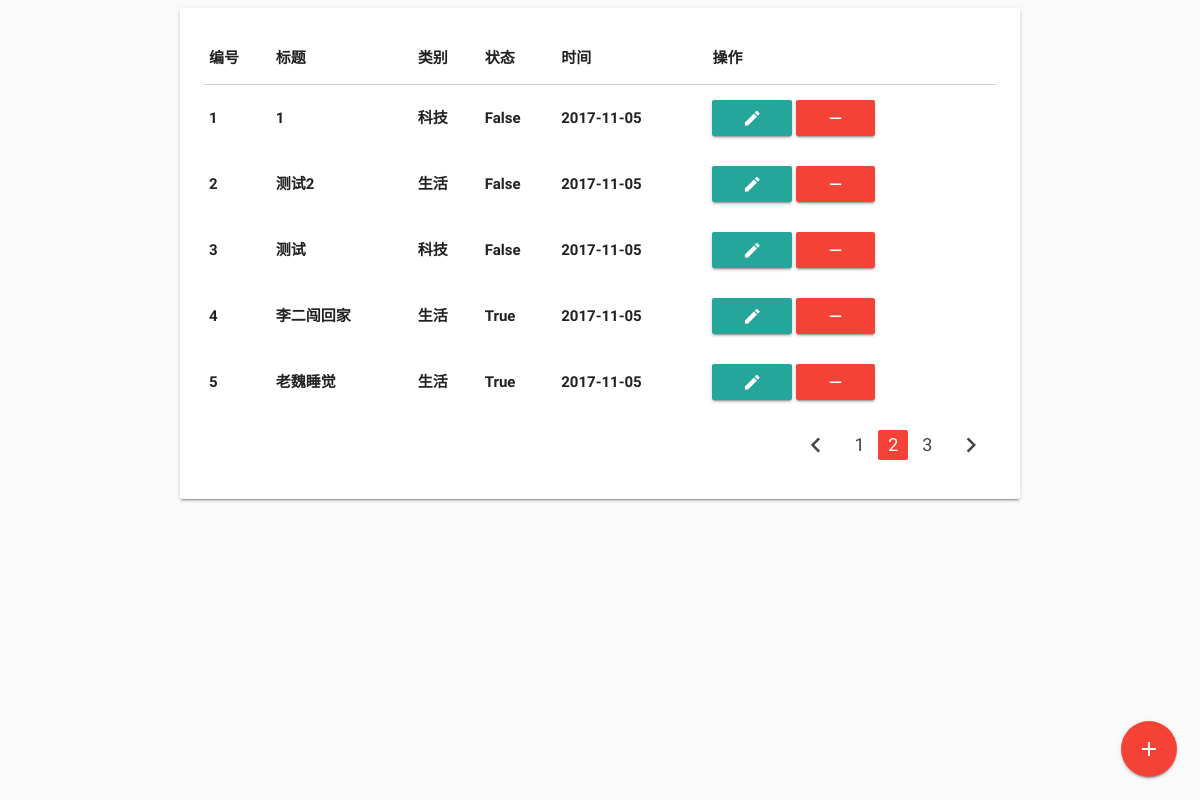
Page /admin/?page=2 on the earlier database version.
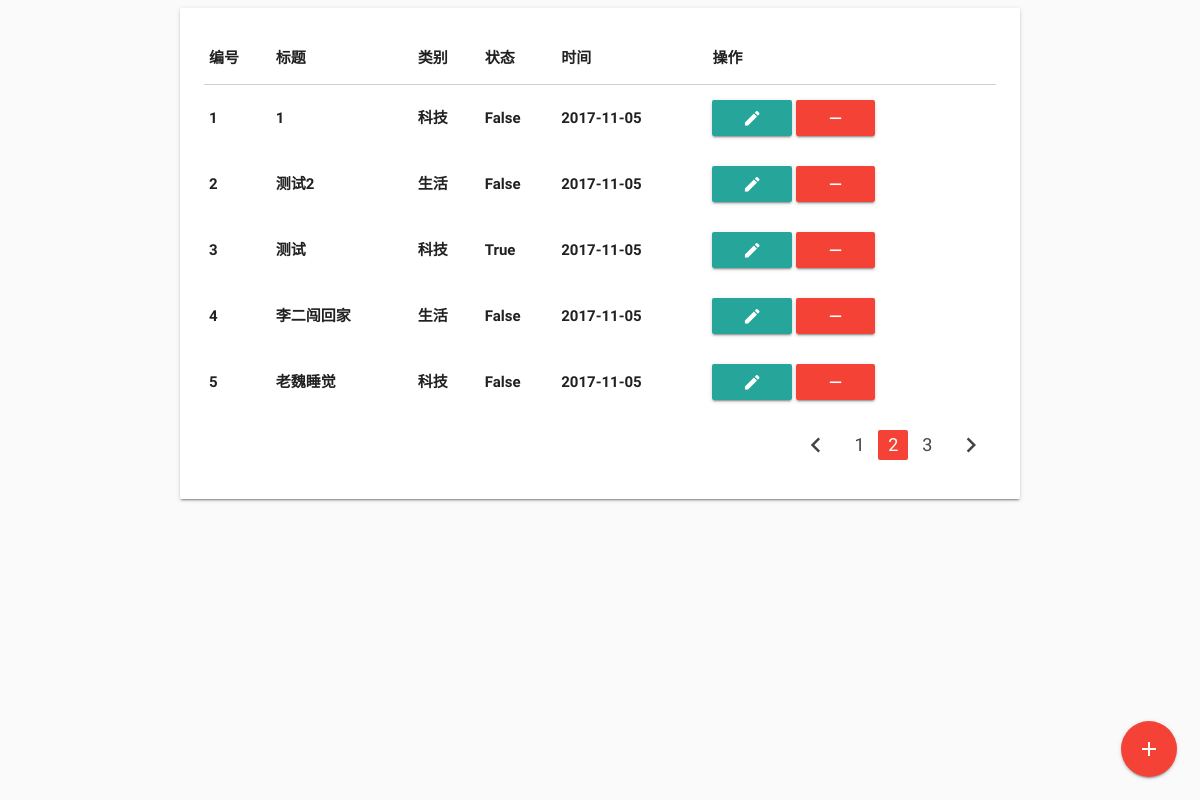
Same page on the later database version.
### app/models.py (models this page shows, shortened)
class News(db.Model):
    __tablename__ = 'news'
    id = db.Column(db.Integer, primary_key=True)
    title = db.Column(db.String(128), nullable=False)
    content = db.Column(db.Text)
    add_time = db.Column(db.DateTime, default=datetime.now)
    is_valid = db.Column(db.Boolean, default=False)
    category_id = db.Column(db.Integer, db.ForeignKey('categorys.id'))

class Category(db.Model):
    __tablename__ = 'categorys'
    id = db.Column(db.Integer, primary_key=True)
    name = db.Column(db.String(16), nullable=False)
    news = db.relationship('News', backref='category')

### app/admin/views.py (the view)
@admin.route('/')
def index():
    page = request.args.get('page', 1, type=int)
    pagination = News.query.order_by(
        News.add_time.desc()
    ).paginate(
        page,
        per_page=5,
    )
    news = pagination.items
    return render_template(
        'admin/index.html',
        news_list=news,
        pagination=pagination
    )

### app/templates/admin/index.html (shortened to what this page needs)
{% extends 'admin/base.html' %}
{% import 'macros.html' as macros %}
{% block content %}
    <div class="card-panel">
        <table class="responsive-table highlight">
            <thead>
                <tr>
                    <th>编号</th>
                    <th>标题</th>
                    <th>类别</th>
                    <th>状态</th>
                    <th>时间</th>
                    <th>操作</th>
                </tr>
            </thead>
            <tbody>
                {% for news in news_list %}
                    <tr>
                        <th>{{ loop.index }}</th>
                        <th>{{ news.title }}</th>
                        <th>{{ news.category.name }}</th>
                        <th>{{ news.is_valid }}</th>
                        <th>{{ news.add_time.strftime('%Y-%m-%d') }}</th>
                        <th>
                            <a href="{{ url_for('admin.edit', news_id=news.id) }}" class="waves-effect waves-light btn"><i class="material-icons">edit</i></a>
                            <a data-url="{{ url_for('admin.delete', news_id=news.id) }}" class="waves-effect waves-light btn red">
                                <i class="material-icons">remove</i>
                            </a>
                        </th>
                    </tr>
                {% endfor %}
            </tbody>
        </table>
        {{ macros.pagination_widget(pagination, 'admin.index') }}
        <div class="fixed-action-btn">
            <a href="{{ url_for('admin.add') }}" class="btn-floating btn-large red">
                <i class="large material-icons">add</i>
            </a>
        </div>
    </div>
{% endblock %}

### app/templates/admin/base.html (shortened to what this page needs)
<!DOCTYPE html>
<html lang="zh">
<head>
    <link href="{{ url_for('static', filename='css/materialize.min.css') }}" type="text/css" rel="stylesheet" media="screen,projection">
    <link href="{{ url_for('static', filename='css/style.css') }}" type="text/css" rel="stylesheet" media="screen,projection">
</head>
<body class="grey lighten-5">
    <div class="container">
        {% block content %}
        {% endblock %}
    </div>
</body>
</html>

### app/templates/macros.html
{% macro pagination_widget(pagination, endpoint) %}
    <ul class="pagination right-align">
        {% if not pagination.has_prev %}
            <li class="disabled"><a href="#"><i class="material-icons">chevron_left</i></a></li>
        {% else %}
            <li class="waves-effect"><a href="{{ url_for(endpoint, page = pagination.page - 1) }}">
                <i class="material-icons">chevron_left</i></a>
            </li>
        {% endif %}
        {% for p in pagination.iter_pages() %}
            {% if p == pagination.page %}
                <li class="active red"><a href="{{ url_for(endpoint, page = p) }}">{{ p }}</a></li>
            {% else %}
                <li class="waves-effect"><a href="{{ url_for(endpoint, page = p) }}">{{ p }}</a></li>
            {% endif %}
        {% endfor %}
        {% if not pagination.has_next %}
            <li class="disabled"><a href="#"><i class="material-icons">chevron_right</i></a></li>
        {% else %}
            <li class="waves-effect"><a href="{{ url_for(endpoint, page = pagination.page + 1) }}">
                <i class="material-icons">chevron_right</i></a>
            </li>
        {% endif %}
    </ul>
{% endmacro %}

Differences in the rows shown:
changed News "测试": is_valid "False" → "True"
changed News "李二闯回家": is_valid "True" → "False"
changed News "老魏睡觉": category.name "生活" → "科技"; is_valid "True" → "False"
